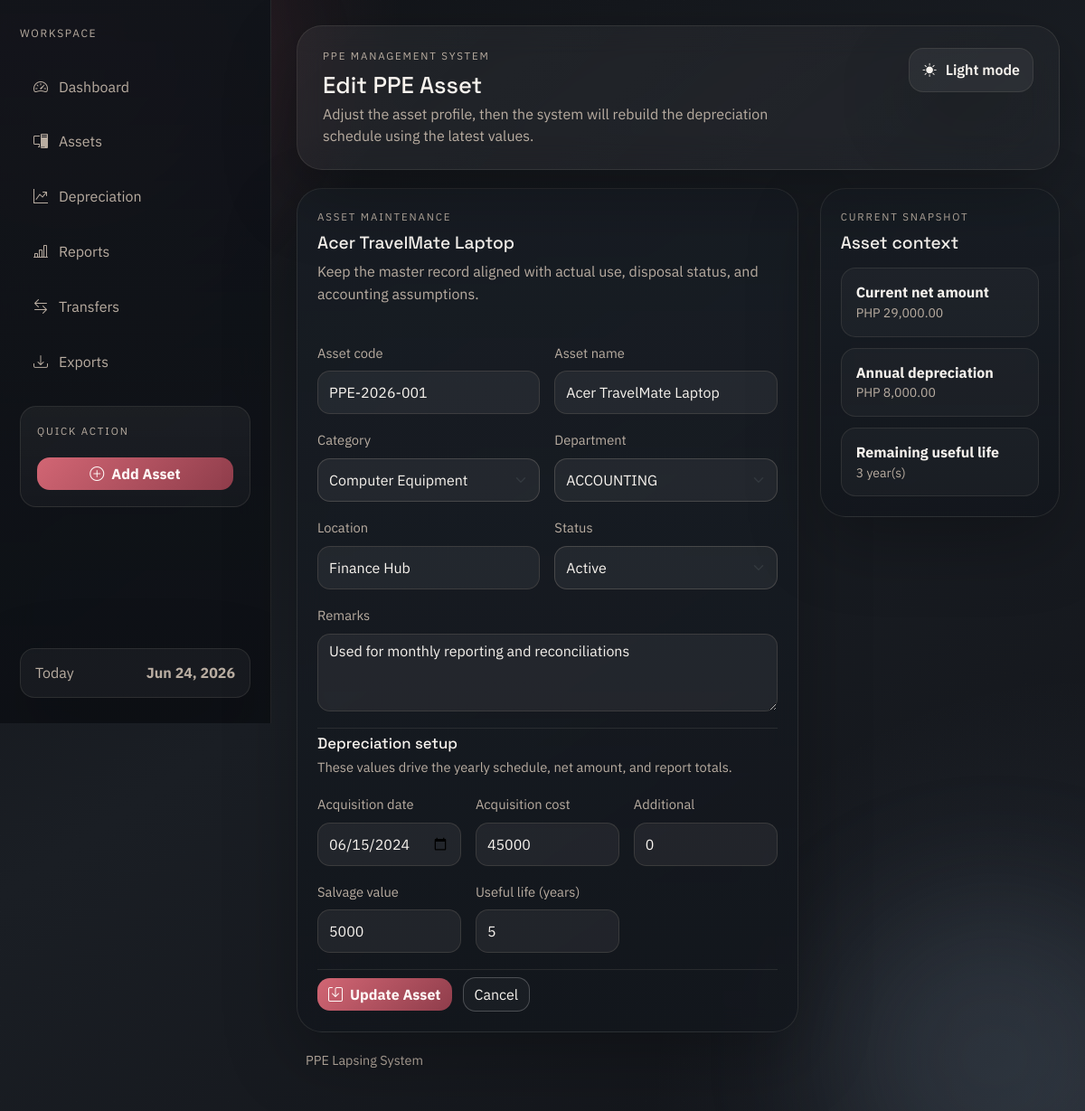
/edit_asset.php?asset_id=1, run on the app's committed database.
### tables this page shows
CREATE TABLE IF NOT EXISTS assets (
    asset_id INT AUTO_INCREMENT PRIMARY KEY,
    asset_code VARCHAR(50) NOT NULL UNIQUE,
    asset_name VARCHAR(150) NOT NULL,
    category_id INT NULL,
    department_id INT NULL,
    acquisition_date DATE NOT NULL,
    acquisition_cost DECIMAL(15,2) NOT NULL,
    additional_amount DECIMAL(15,2) DEFAULT 0,
    salvage_value DECIMAL(15,2) DEFAULT 0,
    useful_life INT NOT NULL,
    depreciation_method VARCHAR(50) DEFAULT 'Straight-line',
    location VARCHAR(150) DEFAULT NULL,
    status ENUM('Active', 'Disposed', 'Fully Depreciated') DEFAULT 'Active',
    remarks TEXT DEFAULT NULL,
    created_at TIMESTAMP DEFAULT CURRENT_TIMESTAMP,
    INDEX idx_assets_status (status),
    INDEX idx_assets_category (category_id),
    INDEX idx_assets_department (department_id),
    CONSTRAINT fk_assets_category
        FOREIGN KEY (category_id) REFERENCES categories(category_id),
    CONSTRAINT fk_assets_department
        FOREIGN KEY (department_id) REFERENCES departments(department_id)
);

### helpers.php (called while the page is built, shortened)
<?php
function e(string|null|int|float $value): string
{
    return htmlspecialchars((string) $value, ENT_QUOTES, 'UTF-8');
}
function base_url(string $path = ''): string
{
    $path = ltrim($path, '/');
    return (BASE_URL === '' ? '' : BASE_URL) . '/' . $path;
}
function money(float|int|string|null $amount): string
{
    return 'PHP ' . number_format((float) $amount, 2);
}
function request_value(string $key, mixed $default = ''): mixed
{
    return $_POST[$key] ?? $_GET[$key] ?? $default;
}
function selected_if(mixed $left, mixed $right): string
{
    return (string) $left === (string) $right ? 'selected' : '';
}

### depreciation_function.php (called while the page is built, shortened)
<?php
function fetch_categories(PDO $pdo): array
{
    $statement = $pdo->query('SELECT category_id, category_name FROM categories ORDER BY category_name');
    return $statement->fetchAll() ?: [];
}
function fetch_departments(PDO $pdo): array
{
    $statement = $pdo->query('SELECT department_id, department_name FROM departments ORDER BY department_name');
    return $statement->fetchAll() ?: [];
}
function fetch_asset_by_id(PDO $pdo, int $assetId): ?array
{
    $statement = $pdo->prepare(
        'SELECT a.*, c.category_name, d.department_name
         FROM assets a
         LEFT JOIN categories c ON c.category_id = a.category_id
         LEFT JOIN departments d ON d.department_id = a.department_id
         WHERE a.asset_id = :asset_id
         LIMIT 1'
    );
    $statement->execute(['asset_id' => $assetId]);
    $asset = $statement->fetch();
    return $asset ?: null;
}
function asset_total_cost(array $asset): float
{
    return round(
        (float) ($asset['acquisition_cost'] ?? 0) + (float) ($asset['additional_amount'] ?? 0),
        2
    );
}
function normalize_asset_payload(array $input): array
{
    return [
        'asset_code' => trim((string) ($input['asset_code'] ?? '')),
        'asset_name' => trim((string) ($input['asset_name'] ?? '')),
        'category_id' => ($input['category_id'] ?? '') !== '' ? (int) $input['category_id'] : null,
        'department_id' => ($input['department_id'] ?? '') !== '' ? (int) $input['department_id'] : null,
        'acquisition_date' => trim((string) ($input['acquisition_date'] ?? '')),
        'acquisition_cost' => (float) ($input['acquisition_cost'] ?? 0),
        'additional_amount' => (float) ($input['additional_amount'] ?? 0),
        'salvage_value' => (float) ($input['salvage_value'] ?? 0),
        'useful_life' => (int) ($input['useful_life'] ?? 0),
        'depreciation_method' => trim((string) ($input['depreciation_method'] ?? 'Straight-line')) ?: 'Straight-line',
        'location' => trim((string) ($input['location'] ?? '')),
        'status' => trim((string) ($input['status'] ?? 'Active')) ?: 'Active',
        'remarks' => trim((string) ($input['remarks'] ?? '')),
    ];
}
function calculate_annual_depreciation(float $cost, float $salvageValue, int $usefulLife): float
{
    return round(($cost - $salvageValue) / $usefulLife, 2);
}
function generate_depreciation_schedule(array $asset): array
{
    $cost = asset_total_cost($asset);
    $salvageValue = (float) ($asset['salvage_value'] ?? 0);
    $usefulLife = (int) ($asset['useful_life'] ?? 0);
    $acquisitionDate = (string) ($asset['acquisition_date'] ?? '');
    $acquisitionYear = (int) date('Y', strtotime($acquisitionDate));
    $depreciationStartYear = $acquisitionYear + 1;
    $depreciableBase = max($cost - $salvageValue, 0);
    $annualDepreciation = calculate_annual_depreciation($cost, $salvageValue, $usefulLife);
    $accumulated = 0.0;
    $schedule = [
        [
            'depreciation_year' => $acquisitionYear,
            'beginning_value' => round($cost, 2),
            'depreciation_expense' => 0.0,
            'accumulated_depreciation' => 0.0,
            'ending_value' => round($cost, 2),
        ],
    ];
    for ($index = 0; $index < $usefulLife; $index++) {
        $year = $depreciationStartYear + $index;
        $beginningValue = round($cost - $accumulated, 2);
        $remainingDepreciableBase = round($depreciableBase - $accumulated, 2);
        $expense = $index === ($usefulLife - 1)
            ? max($remainingDepreciableBase, 0)
            : min($annualDepreciation, max($remainingDepreciableBase, 0));
        $accumulated = round($accumulated + $expense, 2);
        $endingValue = round(max($cost - $accumulated, $salvageValue), 2);
        $schedule[] = [
            'depreciation_year' => $year,
            'beginning_value' => $beginningValue,
            'depreciation_expense' => round($expense, 2),
            'accumulated_depreciation' => $accumulated,
            'ending_value' => $endingValue,
        ];
    }
    return $schedule;
}
function get_asset_metrics(array $asset, ?int $year = null): array
{
    $evaluationYear = $year ?? CURRENT_YEAR;
    $cost = asset_total_cost($asset);
    $salvageValue = (float) ($asset['salvage_value'] ?? 0);
    $usefulLife = max((int) ($asset['useful_life'] ?? 0), 0);
    $annualDepreciation = calculate_annual_depreciation($cost, $salvageValue, $usefulLife);
    $schedule = generate_depreciation_schedule($asset);
    $status = (string) ($asset['status'] ?? 'Active');
    $acquisitionYear = strtotime((string) ($asset['acquisition_date'] ?? '')) !== false
        ? (int) date('Y', strtotime((string) $asset['acquisition_date']))
        : CURRENT_YEAR;
    $depreciationStartYear = $acquisitionYear + 1;
    $selectedRow = null;
    foreach ($schedule as $row) {
        if ((int) $row['depreciation_year'] <= $evaluationYear) {
            $selectedRow = $row;
        }
    }
    if ($selectedRow === null && $schedule !== [] && $evaluationYear >= (int) end($schedule)['depreciation_year']) {
        $selectedRow = end($schedule);
    }
    $elapsedYears = 0;
    if ($evaluationYear >= $depreciationStartYear && $usefulLife > 0) {
        $elapsedYears = min(($evaluationYear - $depreciationStartYear) + 1, $usefulLife);
    }
    $accumulated = $selectedRow['accumulated_depreciation'] ?? 0.0;
    $carryingAmount = $selectedRow['ending_value'] ?? $cost;
    $remainingYears = max($usefulLife - $elapsedYears, 0);
    $lifeUsedRatio = $usefulLife > 0 ? min($elapsedYears / $usefulLife, 1) : 0.0;
    $isFullyDepreciated = $usefulLife > 0 && (
        $carryingAmount <= ($salvageValue + 0.01)
        || $elapsedYears >= $usefulLife
        || $status === 'Fully Depreciated'
    );
    $condition = 'Healthy';
    $metrics = [
        'annual_depreciation' => $annualDepreciation,
        'accumulated_depreciation' => round((float) $accumulated, 2),
        'carrying_amount' => round((float) $carryingAmount, 2),
        'remaining_years' => $remainingYears,
        'elapsed_years' => $elapsedYears,
        'life_used_ratio' => round($lifeUsedRatio, 4),
        'is_fully_depreciated' => $isFullyDepreciated,
        'condition' => $condition,
        'schedule_rows' => $schedule,
        'schedule_year_start' => $schedule[0]['depreciation_year'] ?? $depreciationStartYear,
        'schedule_year_end' => $schedule !== [] ? end($schedule)['depreciation_year'] : $depreciationStartYear,
    ];
    $metrics['anomalies'] = detect_asset_anomalies($asset, $metrics);
    $metrics['anomaly_count'] = count($metrics['anomalies']);
    return $metrics;
}
function detect_asset_anomalies(array $asset, array $metrics): array
{
    $anomalies = [];
    $cost = asset_total_cost($asset);
    $salvageValue = (float) ($asset['salvage_value'] ?? 0);
    return $anomalies;
}

### asset_form.php (the view, shortened to what this page needs)
<form method="post" class="stack-gap">
    <section class="field-section">
        <div class="row g-3">
            <div class="col-md-6">
                <label class="form-label" for="asset_code">Asset code</label>
                <input class="form-control" id="asset_code" name="asset_code" value="<?= e((string) ($form['asset_code'] ?? '')) ?>" placeholder="" required>
            </div>
            <div class="col-md-6">
                <label class="form-label" for="asset_name">Asset name</label>
                <input class="form-control" id="asset_name" name="asset_name" value="<?= e((string) ($form['asset_name'] ?? '')) ?>" placeholder="" required>
            </div>
            <div class="col-md-6">
                <label class="form-label" for="category_id">Category</label>
                <select class="form-select" id="category_id" name="category_id">
                    <?php foreach ($categories as $category): ?>
                        <option value="<?= e((string) $category['category_id']) ?>" <?= selected_if($form['category_id'] ?? '', $category['category_id']) ?>>
                            <?= e($category['category_name']) ?>
                        </option>
                    <?php endforeach; ?>
                </select>
            </div>
            <div class="col-md-6">
                <label class="form-label" for="department_id">Department</label>
                <select class="form-select" id="department_id" name="department_id">
                    <?php foreach ($departments as $department): ?>
                        <option value="<?= e((string) $department['department_id']) ?>" <?= selected_if($form['department_id'] ?? '', $department['department_id']) ?>>
                            <?= e($department['department_name']) ?>
                        </option>
                    <?php endforeach; ?>
                </select>
            </div>
            <div class="col-md-6">
                <label class="form-label" for="location">Location</label>
                <input class="form-control" id="location" name="location" value="<?= e((string) ($form['location'] ?? '')) ?>" placeholder="">
            </div>
            <div class="col-md-6">
                <label class="form-label" for="status">Status</label>
                <select class="form-select" id="status" name="status">
                    <option value="Active" <?= selected_if($form['status'] ?? 'Active', 'Active') ?>>Active</option>
                </select>
            </div>
            <div class="col-12">
                <label class="form-label" for="remarks">Remarks</label>
                <textarea class="form-control" id="remarks" name="remarks" rows="3" placeholder=""><?= e((string) ($form['remarks'] ?? '')) ?></textarea>
            </div>
        </div>
    </section>
    <section class="field-section">
        <div>
            <h3 class="field-section-title">Depreciation setup</h3>
            <p class="field-section-copy">These values drive the yearly schedule, net amount, and report totals.</p>
        </div>
        <div class="row g-3">
            <div class="col-md-4">
                <label class="form-label" for="acquisition_date">Acquisition date</label>
                <input class="form-control" id="acquisition_date" name="acquisition_date" type="date" value="<?= e((string) ($form['acquisition_date'] ?? '')) ?>" required>
            </div>
            <div class="col-md-4">
                <label class="form-label" for="acquisition_cost">Acquisition cost</label>
                <input class="form-control" id="acquisition_cost" name="acquisition_cost" type="number" step="0.01" min="0.01" inputmode="decimal" value="<?= e((string) ($form['acquisition_cost'] ?? '')) ?>" placeholder="0.00" required>
            </div>
            <div class="col-md-4">
                <label class="form-label" for="additional_amount">Additional</label>
                <input class="form-control" id="additional_amount" name="additional_amount" type="number" step="0.01" min="0" inputmode="decimal" value="<?= e((string) ($form['additional_amount'] ?? '0')) ?>" placeholder="0.00">
            </div>
            <div class="col-md-4">
                <label class="form-label" for="salvage_value">Salvage value</label>
                <input class="form-control" id="salvage_value" name="salvage_value" type="number" step="0.01" min="0" inputmode="decimal" value="<?= e((string) ($form['salvage_value'] ?? '0')) ?>" placeholder="0.00">
            </div>
            <div class="col-md-4">
                <label class="form-label" for="useful_life">Useful life (years)</label>
                <input class="form-control" id="useful_life" name="useful_life" type="number" min="1" step="1" value="<?= e((string) ($form['useful_life'] ?? '')) ?>" placeholder="e.g. 5" required>
            </div>
        </div>
    </section>
    <div class="form-actions">
        <button class="btn btn-primary" type="submit">
            <i class="bi bi-save me-2"></i><?= e($submitLabel ?? 'Save Asset') ?>
        </button>
        <a class="btn btn-outline-light" href="<?= e(base_url($cancelUrl ?? 'modules/assets.php')) ?>">
            Cancel
        </a>
    </div>
</form>

### edit_asset.php (shortened to what this page needs)
<?php
$pdo = db();
$assetId = (int) request_value('asset_id', 0);
$asset = fetch_asset_by_id($pdo, $assetId);
$categories = fetch_categories($pdo);
$departments = fetch_departments($pdo);
$form = normalize_asset_payload($asset);
$submitLabel = 'Update Asset';
$cancelUrl = 'modules/view_asset.php?asset_id=' . $assetId;
require_once APP_ROOT . '/includes/header.php';
?>
<div class="row g-4">
    <div class="col-lg-8">
        <section class="shell-card">
            <div class="mb-4">
                <p class="eyebrow mb-2">Asset maintenance</p>
                <h2 class="section-title mb-2"><?= e($asset['asset_name']) ?></h2>
                <p class="section-subtitle">Keep the master record aligned with actual use, disposal status, and accounting assumptions.</p>
            </div>
            <?php require APP_ROOT . '/includes/asset_form.php'; ?>
        </section>
    </div>
    <div class="col-lg-4">
        <section class="shell-card">
            <p class="eyebrow mb-2">Current snapshot</p>
            <h2 class="section-title mb-3">Asset context</h2>
            <?php $metrics = get_asset_metrics($asset); ?>
            <div class="list-panel">
                <div class="list-row">
                    <strong>Current net amount</strong>
                    <p class="text-soft small mb-0"><?= e(money($metrics['carrying_amount'])) ?></p>
                </div>
                <div class="list-row">
                    <strong>Annual depreciation</strong>
                    <p class="text-soft small mb-0"><?= e(money($metrics['annual_depreciation'])) ?></p>
                </div>
                <div class="list-row">
                    <strong>Remaining useful life</strong>
                    <p class="text-soft small mb-0"><?= e((string) $metrics['remaining_years']) ?> year(s)</p>
                </div>
            </div>
        </section>
    </div>
</div>
<?php require_once APP_ROOT . '/includes/footer.php'; ?>

### data on the page
assets: asset_name "Acer TravelMate Laptop", asset_code "PPE-2026-001", location "Finance Hub", remarks "Used for monthly reporting and reconciliations", acquisition_date "06/15/2024", acquisition_cost "45000", additional_amount "0", salvage_value "5000", useful_life "5"

### other printed values
$item['label'] "Dashboard"
$item['label'] "Assets"
$item['label'] "Depreciation"
$item['label'] "Reports"
$item['label'] "Transfers"
$item['label'] "Exports"
$pageHeading "Edit PPE Asset"
$pageDescription "Adjust the asset profile, then the system will rebuild the depreciation schedule using the latest values."
$submitLabel "Update Asset"
money($metrics['carrying_amount']) "PHP 29,000.00"
money($metrics['annual_depreciation']) "PHP 8,000.00"
$metrics['remaining_years'] "3"
APP_NAME "PPE Lapsing System"
form field category_id "Computer Equipment"
form field department_id "ACCOUNTING"
